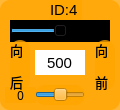
    <widget class="QWidget" name="widget_id4" native="true">
     <property name="geometry">
      <rect>
       <x>350</x>
       <y>190</y>
       <width>120</width>
       <height>110</height>
      </rect>
     </property>
     <property name="styleSheet">
      <string notr="true">background-color: rgb(255, 165, 0, 200);
border-radius:10px;</string>
     </property>
     <widget class="QSlider" name="horizontalSlider_4">
      <property name="geometry">
       <rect>
        <x>10</x>
        <y>20</y>
        <width>100</width>
        <height>22</height>
       </rect>
      </property>
      <property name="autoFillBackground">
       <bool>false</bool>
      </property>
      <property name="styleSheet">
       <string notr="true">background-color: rgb(0, 0, 0);
border-radius:0px;</string>
      </property>
      <property name="minimum">
       <number>0</number>
      </property>
      <property name="maximum">
       <number>1000</number>
      </property>
      <property name="pageStep">
       <number>1</number>
      </property>
      <property name="value">
       <number>500</number>
      </property>
      <property name="orientation">
       <enum>Qt::Horizontal</enum>
      </property>
     </widget>
     <widget class="QLabel" name="label_ID4">
      <property name="geometry">
       <rect>
        <x>50</x>
        <y>0</y>
        <width>32</width>
        <height>20</height>
       </rect>
      </property>
      <property name="font">
       <font>
        <family>Arial</family>
        <pointsize>11</pointsize>
       </font>
      </property>
      <property name="styleSheet">
       <string notr="true">background-color: rgb(255, 255, 255， 0);
border-radius:0px;</string>
      </property>
      <property name="text">
       <string>ID:4</string>
      </property>
     </widget>
     <widget class="QLineEdit" name="lineEdit_4">
      <property name="geometry">
       <rect>
        <x>35</x>
        <y>50</y>
        <width>50</width>
        <height>25</height>
       </rect>
      </property>
      <property name="font">
       <font>
        <family>Arial</family>
        <pointsize>11</pointsize>
       </font>
      </property>
      <property name="autoFillBackground">
       <bool>false</bool>
      </property>
      <property name="styleSheet">
       <string notr="true">background-color: rgb(255, 255, 255);
border-radius:0px;</string>
      </property>
      <property name="text">
       <string>500</string>
      </property>
      <property name="alignment">
       <set>Qt::AlignCenter</set>
      </property>
      <property name="readOnly">
       <bool>true</bool>
      </property>
     </widget>
     <widget class="QLabel" name="label_10">
      <property name="geometry">
       <rect>
        <x>95</x>
        <y>40</y>
        <width>20</width>
        <height>50</height>
       </rect>
      </property>
      <property name="font">
       <font>
        <family>黑体</family>
        <pointsize>10</pointsize>
       </font>
      </property>
      <property name="styleSheet">
       <string notr="true">background-color: rgb(255, 255, 255， 0);</string>
      </property>
      <property name="text">
       <string>&lt;html&gt;&lt;head/&gt;&lt;body&gt;&lt;p align=&quot;justify&quot;&gt;向&lt;/p&gt;&lt;p align=&quot;justify&quot;&gt;前&lt;/p&gt;&lt;/body&gt;&lt;/html&gt;</string>
      </property>
     </widget>
     <widget class="QLabel" name="label_d4">
      <property name="geometry">
       <rect>
        <x>5</x>
        <y>87</y>
        <width>31</width>
        <height>16</height>
       </rect>
      </property>
      <property name="font">
       <font>
        <family>黑体</family>
       </font>
      </property>
      <property name="styleSheet">
       <string notr="true">background-color: rgb(255, 255, 255， 0);</string>
      </property>
      <property name="text">
       <string>0</string>
      </property>
      <property name="alignment">
       <set>Qt::AlignCenter</set>
      </property>
     </widget>
     <widget class="QLabel" name="label_12">
      <property name="geometry">
       <rect>
        <x>10</x>
        <y>40</y>
        <width>20</width>
        <height>50</height>
       </rect>
      </property>
      <property name="font">
       <font>
        <family>黑体</family>
        <pointsize>10</pointsize>
       </font>
      </property>
      <property name="styleSheet">
       <string notr="true">background-color: rgb(255, 255, 255， 0);</string>
      </property>
      <property name="text">
       <string>&lt;html&gt;&lt;head/&gt;&lt;body&gt;&lt;p align=&quot;justify&quot;&gt;向&lt;/p&gt;&lt;p align=&quot;justify&quot;&gt;后&lt;/p&gt;&lt;/body&gt;&lt;/html&gt;</string>
      </property>
     </widget>
     <widget class="QSlider" name="horizontalSlider_14">
      <property name="geometry">
       <rect>
        <x>35</x>
        <y>85</y>
        <width>50</width>
        <height>20</height>
       </rect>
      </property>
      <property name="styleSheet">
       <string notr="true">background-color: rgb(255, 255, 255， 0);</string>
      </property>
      <property name="minimum">
       <number>-125</number>
      </property>
      <property name="maximum">
       <number>125</number>
      </property>
      <property name="pageStep">
       <number>1</number>
      </property>
      <property name="orientation">
       <enum>Qt::Horizontal</enum>
      </property>
     </widget>
    </widget>
